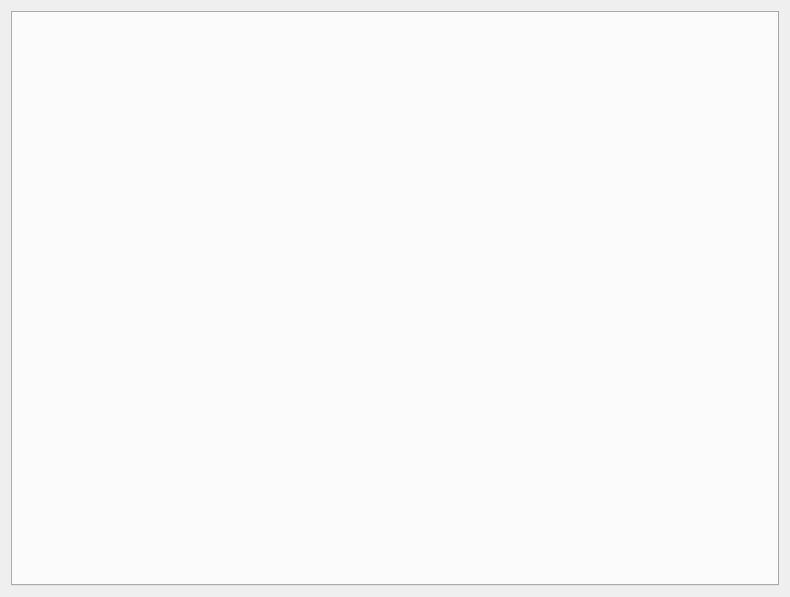
<?xml version="1.0" encoding="UTF-8"?>
<ui version="4.0">
 <class>main_window</class>
 <widget class="QWidget" name="main_window">
  <property name="geometry">
   <rect>
    <x>0</x>
    <y>0</y>
    <width>790</width>
    <height>597</height>
   </rect>
  </property>
  <property name="windowTitle">
   <string>Nudgy</string>
  </property>
  <layout class="QHBoxLayout" name="horizontalLayout">
   <item>
    <layout class="QHBoxLayout" name="horizontalLayout_2" stretch="0">
     <item>
      <widget class="QTabWidget" name="pages_tab_widget">
       <property name="currentIndex">
        <number>-1</number>
       </property>
      </widget>
     </item>
    </layout>
   </item>
  </layout>
 </widget>
 <resources/>
 <connections/>
</ui>
